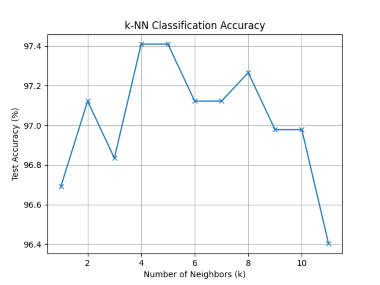

Recreate this plot in Python.
import pandas as pd
import matplotlib.pyplot as plt
from sklearn.neighbors import KNeighborsClassifier
from sklearn.metrics import accuracy_score

def accuracy_vs_k_plot(train_csv, test_csv, k_max=11):
    train = pd.read_csv(train_csv)
    test = pd.read_csv(test_csv)

    X_train, y_train = train.drop('Label', axis=1), train['Label']
    X_test, y_test = test.drop('Label', axis=1), test['Label']

    results = []
    for k in range(1, k_max + 1):
        clf = KNeighborsClassifier(n_neighbors=k)
        clf.fit(X_train, y_train)
        acc = accuracy_score(y_test, clf.predict(X_test))
        results.append((k, acc))
        print(f"k = {k}, Accuracy = {acc * 100:.2f}%")

    ks, accs = zip(*results)
    plt.plot(ks, [v * 100 for v in accs], marker='x', linestyle='-')
    plt.xlabel("Number of Neighbors (k)")
    plt.ylabel("Test Accuracy (%)")
    plt.title("k-NN Classification Accuracy")
    plt.grid()
    plt.savefig("knn_k_accuracy_variation.png")
    plt.show()

# Main
accuracy_vs_k_plot('groundwater_train.csv', 'groundwater_test.csv')
